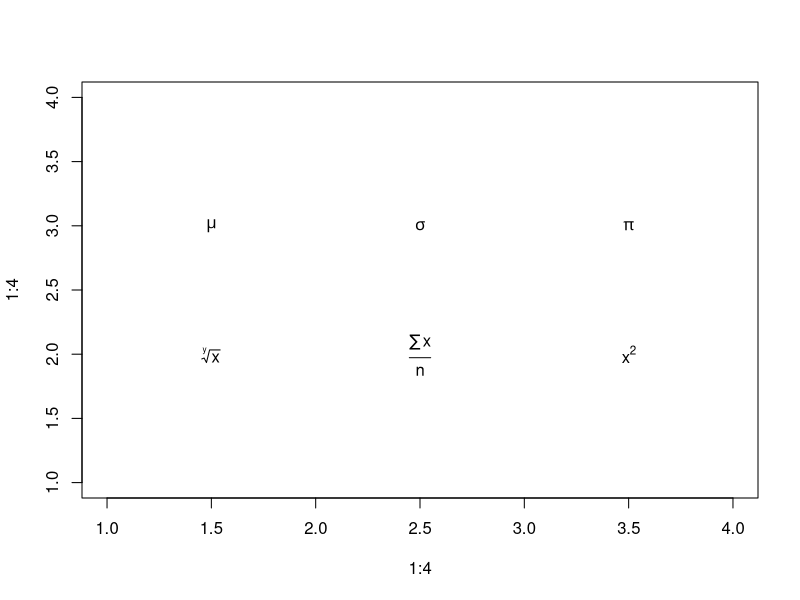
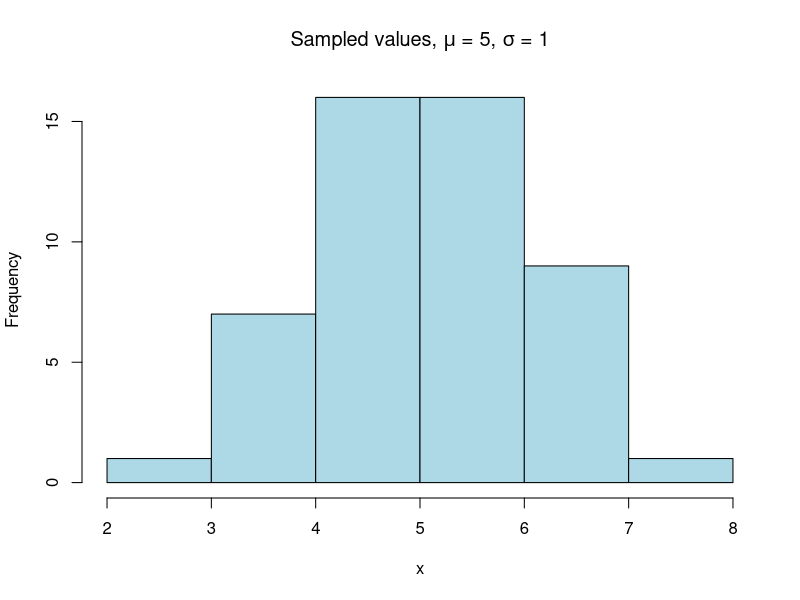
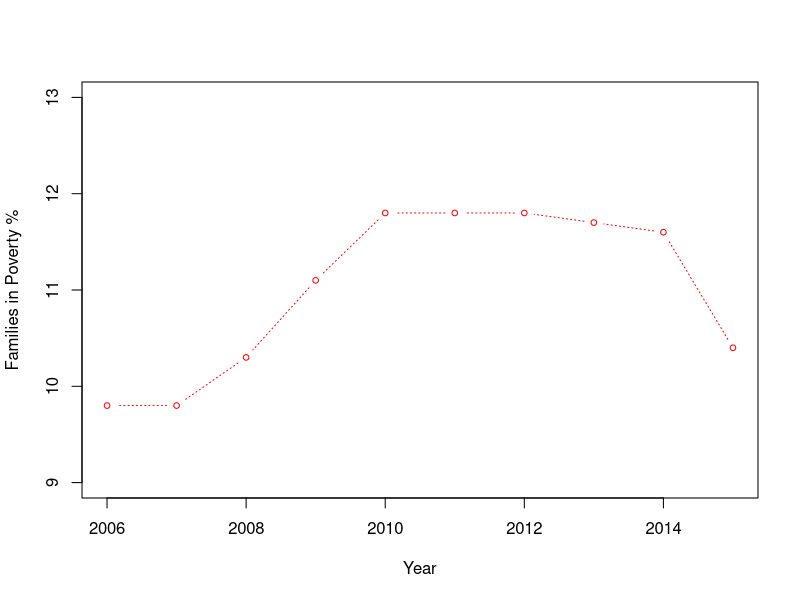
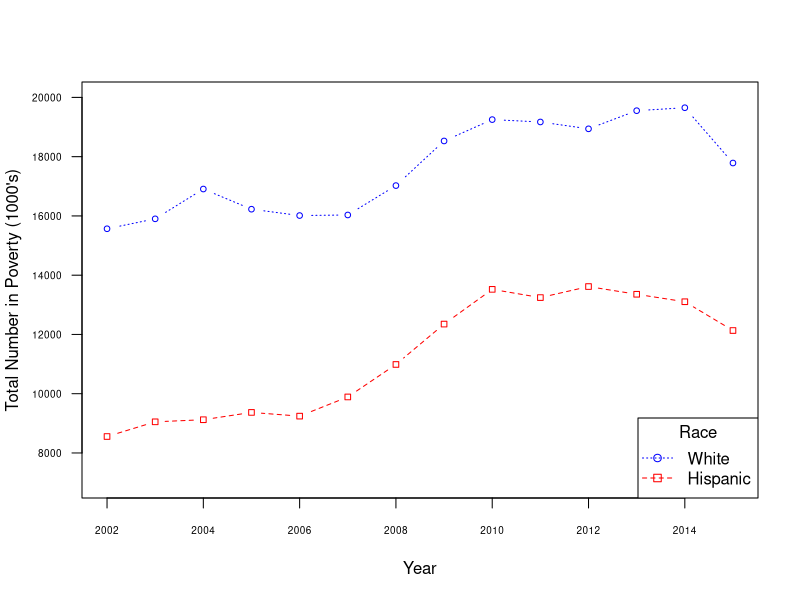
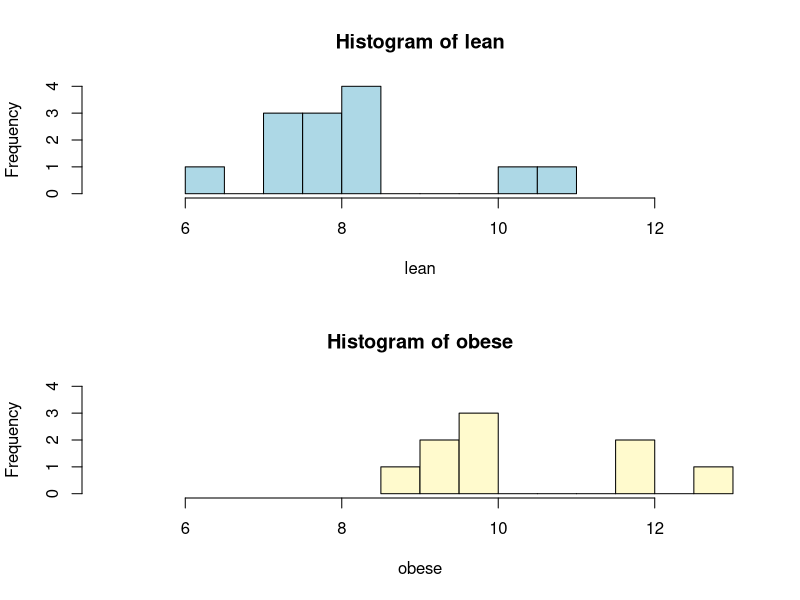
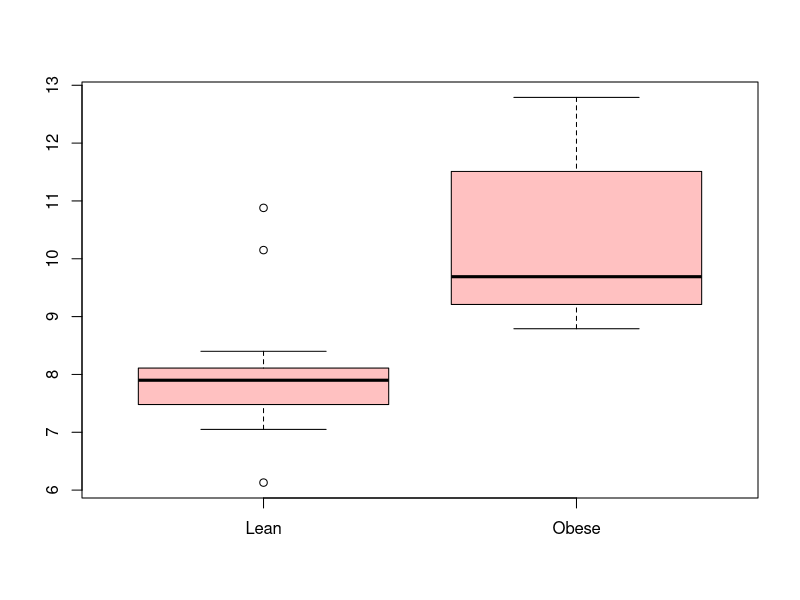
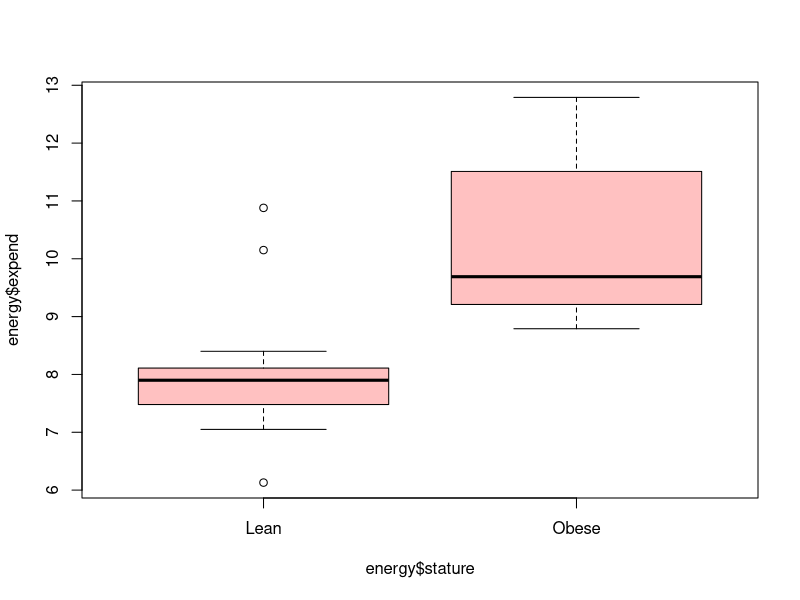
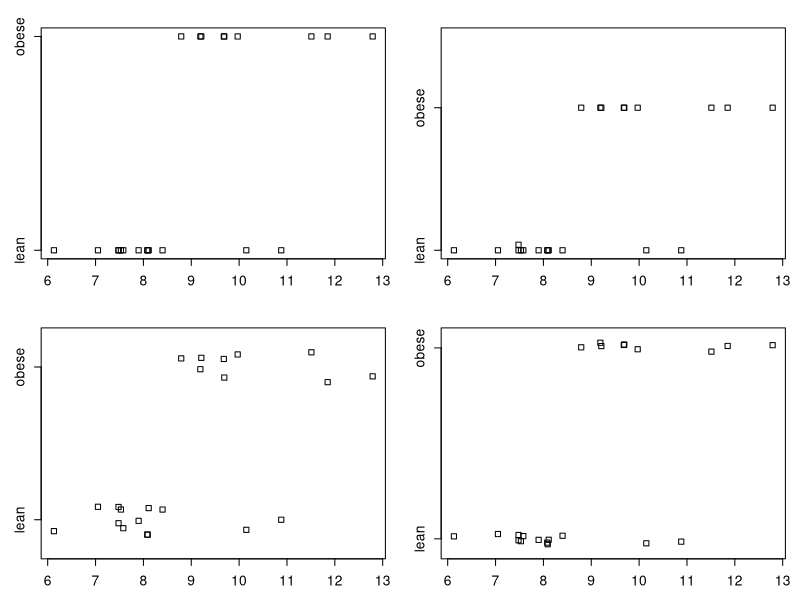

Write the R code that produced these figures, in order.
## ---- chunk 1
knitr::opts_chunk$set(echo = TRUE)  # FALSE hides all code...
## ---- chunk 2

library(sqldf)
library(dplyr)

## ---- chunk 3
# Create a blank plot.
plot(1:4, 1:4, type = "n")

# Add text inside the plot to demonstrate how to embed math symbols and/or equations.
text(1.5, 3, expression(mu))
text(2.5, 3, expression(sigma))
text(3.5, 3, expression(pi))
text(1.5, 2, expression(sqrt(x, y)))
text(2.5, 2, expression(frac(sum(x), n)))
text(3.5, 2, expression(x^2))

## ---- chunk 4
# Generate random numbers from a normal distribution.
x <- rnorm(mean = 5, sd = 1, n = 50)

# Create a histogram with a title, indicating the mean and standard deviation.
hist(x, main = expression(paste("Sampled values, ", mu, " = 5, ", sigma, " = 1")),
         col = "lightblue")
## ---- chunk 5

# Create dataframe from the data file
poverty <- read.delim("family_poverty.txt", sep = "\t", stringsAsFactors = FALSE)

opar <- par(no.readonly = TRUE)
ten  <- subset(poverty, year > 2005)

# Plot poverty % by year.
plot(ten$year, ten$family_poverty_pct,
               xlab = "Year",
               ylab = "Families in Poverty %",
               ylim = c(9, 13), 
               type = "b", 
               cex  = .75,
               lty  = 3,
               col  = "red",
               pch  = 1)

# Reset the parameters.
par(opar) 

## ---- chunk 6

tmp <- read.delim("race_poverty.txt", sep = "\t", stringsAsFactors = FALSE)

# Because the read.delim command imports the tot_num_poverty variable as
# a character string, we need to convert it to a numeric.  The problem
# is that the "numbers" are formatted with commas.  These must first be
# removed before converting the string to a number.

tot_num_poverty <- as.numeric(gsub(",", "", tmp$tot_num_poverty))

# Create a custom dataframe for the plot.
poverty <- data.frame(year = tmp$year, 
                      tot_num_poverty, 
                      pct_total_poverty = tmp$pct_total_poverty, 
                      race = tmp$race)

# Create vectors, one for each race represented.
white    <- subset(poverty, race == "white")
hispanic <- subset(poverty, race == "hispanic")
black    <- subset(poverty, race == "black")
asian    <- subset(poverty, race == "asian")

x <- white$year
y <- white$tot_num_poverty

plot(x, y,
     xlab = "Year",
     ylab = "Total Number in Poverty (1000's)",
     ylim = c(7000, 20000),
     type = "b", 
     cex  = .75,
     lty  = 3,
     col  = "blue",
     pch  = 1,
     las  = 1,
     cex.axis = .60)

x <- hispanic$year
y <- hispanic$tot_num_poverty

# Now plot the Hispanic line, using a different color and line type.
lines(x, y, type = "b", lty = 2, col = "red", pch = 0, cex = .75)

# Add legend to distinguish between the two lines.
legend("bottomright",
       title = "Race",
       c("White","Hispanic"),
       lty   = c(3, 2), 
       pch   = c(1, 0),
       col   = c("blue","red"))

## ---- chunk 7

# Create dataframe from data file.
energy <- read.csv("energy_expend.csv", stringsAsFactors = FALSE)

# Two ways to create separate vectors for each stature factor.
lst <- split(energy$expend, energy$stature)

lean  <- energy$expend[energy$stature == "lean"]
obese <- energy$expend[energy$stature == "obese"]

# Set graphic device parameters to 2 rows and 1 column.
par(mfrow = c(2, 1))    

# Graph the two vectors.
hist(lean, breaks = 10, xlim = c(5, 13), ylim = c(0, 4), col = "lightblue")
hist(obese, breaks = 10, xlim = c(5, 13), ylim = c(0, 4), col = "lemonchiffon")

# Restore graphic device to 1 row, 1 column.
par(mfrow = c(1, 1))    

## ---- chunk 8

# Two ways to create the boxplot.
boxplot(lean, obese, names = c("Lean","Obese"), col = "rosybrown1")
boxplot(energy$expend ~ energy$stature, names = c("Lean","Obese"), col = "rosybrown1")

## ---- chunk 9
opar <- par(no.readonly = TRUE)
par(mfrow = c(2,2), mex = 0.8, mar = c(3, 3, 2, 1) + .1)

stripchart(energy$expend ~ energy$stature)
stripchart(energy$expend ~ energy$stature, method = "stack")
stripchart(energy$expend ~ energy$stature, method = "jitter")
stripchart(energy$expend ~ energy$stature, method = "jitter", jitter = .03)

par(opar)
